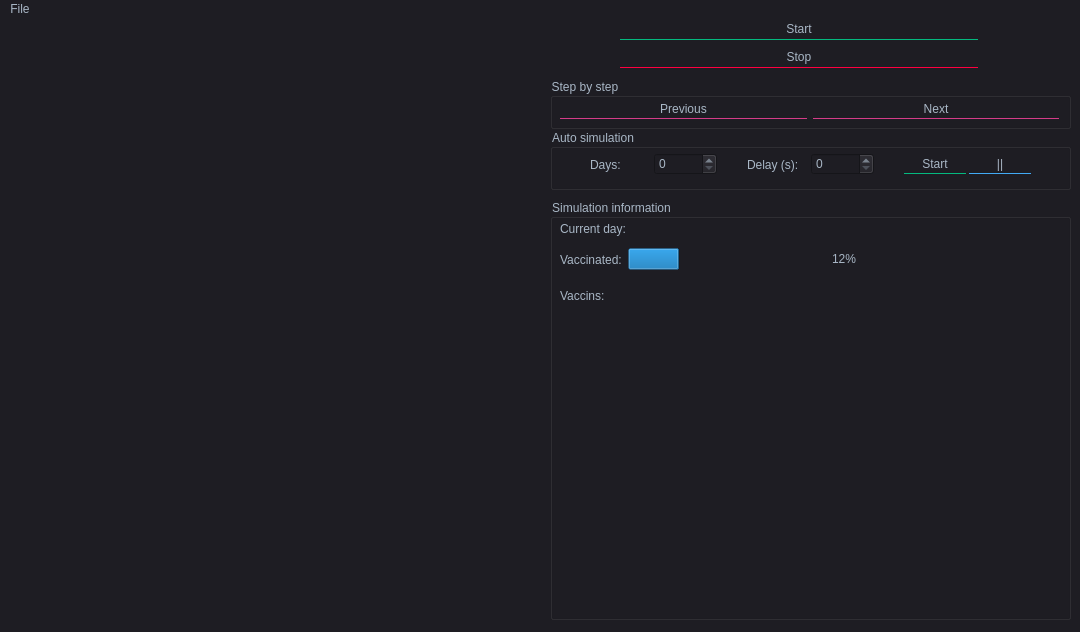
<?xml version="1.0" encoding="UTF-8"?>
<ui version="4.0">
 <class>MainWindow</class>
 <widget class="QMainWindow" name="MainWindow">
  <property name="geometry">
   <rect>
    <x>0</x>
    <y>0</y>
    <width>1080</width>
    <height>632</height>
   </rect>
  </property>
  <property name="windowTitle">
   <string>MainWindow</string>
  </property>
  <property name="styleSheet">
   <string notr="true">	background-color:#1e1d23;</string>
  </property>
  <widget class="QWidget" name="centralwidget">
   <widget class="QLabel" name="labelImage">
    <property name="geometry">
     <rect>
      <x>0</x>
      <y>0</y>
      <width>531</width>
      <height>601</height>
     </rect>
    </property>
    <property name="autoFillBackground">
     <bool>false</bool>
    </property>
    <property name="styleSheet">
     <string notr="true">	color: #a9b7c6;</string>
    </property>
    <property name="frameShape">
     <enum>QFrame::NoFrame</enum>
    </property>
    <property name="frameShadow">
     <enum>QFrame::Plain</enum>
    </property>
    <property name="text">
     <string/>
    </property>
    <property name="wordWrap">
     <bool>false</bool>
    </property>
   </widget>
   <widget class="QGroupBox" name="groupBox">
    <property name="geometry">
     <rect>
      <x>550</x>
      <y>110</y>
      <width>521</width>
      <height>61</height>
     </rect>
    </property>
    <property name="styleSheet">
     <string notr="true">color: #a9b7c6;</string>
    </property>
    <property name="title">
     <string>Auto simulation</string>
    </property>
    <property name="flat">
     <bool>false</bool>
    </property>
    <widget class="QWidget" name="horizontalLayoutWidget_3">
     <property name="geometry">
      <rect>
       <x>40</x>
       <y>20</y>
       <width>441</width>
       <height>31</height>
      </rect>
     </property>
     <layout class="QHBoxLayout" name="horizontalLayout_4">
      <property name="spacing">
       <number>30</number>
      </property>
      <item>
       <layout class="QHBoxLayout" name="horizontalLayout_5">
        <property name="spacing">
         <number>0</number>
        </property>
        <item>
         <widget class="QLabel" name="label_3">
          <property name="styleSheet">
           <string notr="true">color: #a9b7c6;</string>
          </property>
          <property name="text">
           <string>Days:</string>
          </property>
         </widget>
        </item>
        <item>
         <widget class="QSpinBox" name="Days"/>
        </item>
       </layout>
      </item>
      <item>
       <layout class="QHBoxLayout" name="horizontalLayout_7">
        <property name="spacing">
         <number>0</number>
        </property>
        <item>
         <widget class="QLabel" name="label_4">
          <property name="styleSheet">
           <string notr="true">color: #a9b7c6;</string>
          </property>
          <property name="text">
           <string>Delay (s):</string>
          </property>
         </widget>
        </item>
        <item>
         <widget class="QSpinBox" name="Delay"/>
        </item>
       </layout>
      </item>
      <item>
       <layout class="QHBoxLayout" name="horizontalLayout_6">
        <property name="spacing">
         <number>3</number>
        </property>
        <property name="sizeConstraint">
         <enum>QLayout::SetFixedSize</enum>
        </property>
        <item>
         <widget class="QPushButton" name="buttonAutoSimulation">
          <property name="maximumSize">
           <size>
            <width>358</width>
            <height>16777215</height>
           </size>
          </property>
          <property name="autoFillBackground">
           <bool>false</bool>
          </property>
          <property name="styleSheet">
           <string notr="true">	border-style: solid;
	border-top-color: transparent;
	border-right-color: transparent;
	border-left-color: transparent;
	border-bottom-color: #04b97f;
	border-bottom-width: 1px;
	border-style: solid;
	color: #a9b7c6;
	padding: 2px;
	background-color: #1e1d23;</string>
          </property>
          <property name="text">
           <string>Start</string>
          </property>
         </widget>
        </item>
        <item>
         <widget class="QPushButton" name="buttonAutoSimulationPausePlay">
          <property name="enabled">
           <bool>true</bool>
          </property>
          <property name="maximumSize">
           <size>
            <width>358</width>
            <height>16777215</height>
           </size>
          </property>
          <property name="autoFillBackground">
           <bool>false</bool>
          </property>
          <property name="styleSheet">
           <string notr="true">	border-style: solid;
	border-top-color: transparent;
	border-right-color: transparent;
	border-left-color: transparent;
	border-bottom-color: #42aaf5;
	border-bottom-width: 1px;
	border-style: solid;
	color: #a9b7c6;
	padding: 2px;
	background-color: #1e1d23;</string>
          </property>
          <property name="text">
           <string>||</string>
          </property>
          <property name="autoDefault">
           <bool>false</bool>
          </property>
         </widget>
        </item>
       </layout>
      </item>
     </layout>
    </widget>
   </widget>
   <widget class="QGroupBox" name="groupBox_2">
    <property name="geometry">
     <rect>
      <x>550</x>
      <y>59</y>
      <width>521</width>
      <height>51</height>
     </rect>
    </property>
    <property name="styleSheet">
     <string notr="true">color: #a9b7c6;</string>
    </property>
    <property name="title">
     <string>Step by step</string>
    </property>
    <widget class="QWidget" name="layoutWidget">
     <property name="geometry">
      <rect>
       <x>10</x>
       <y>20</y>
       <width>499</width>
       <height>23</height>
      </rect>
     </property>
     <layout class="QHBoxLayout" name="horizontalLayout">
      <item>
       <widget class="QPushButton" name="buttonPrevious">
        <property name="enabled">
         <bool>true</bool>
        </property>
        <property name="autoFillBackground">
         <bool>false</bool>
        </property>
        <property name="styleSheet">
         <string notr="true">	border-style: solid;
	border-top-color: transparent;
	border-right-color: transparent;
	border-left-color: transparent;
	border-bottom-width: 1px;
	border-bottom-color: rgb(212, 60, 136);
	border-style: solid;
	color: #a9b7c6;
	padding: 2px;
	background-color: #1e1d23;</string>
        </property>
        <property name="text">
         <string>Previous</string>
        </property>
       </widget>
      </item>
      <item>
       <widget class="QPushButton" name="buttoNext">
        <property name="enabled">
         <bool>true</bool>
        </property>
        <property name="autoFillBackground">
         <bool>false</bool>
        </property>
        <property name="styleSheet">
         <string notr="true">border-style: solid;
border-top-color: transparent;
border-right-color: transparent;
border-left-color: transparent;
border-bottom-width: 1px;
border-bottom-color: rgb(212, 60, 136);
border-style: solid;
color: #a9b7c6;
padding: 2px;
background-color: #1e1d23;</string>
        </property>
        <property name="text">
         <string>Next</string>
        </property>
       </widget>
      </item>
     </layout>
    </widget>
   </widget>
   <widget class="QPushButton" name="buttonStart">
    <property name="geometry">
     <rect>
      <x>620</x>
      <y>0</y>
      <width>358</width>
      <height>21</height>
     </rect>
    </property>
    <property name="maximumSize">
     <size>
      <width>358</width>
      <height>16777215</height>
     </size>
    </property>
    <property name="autoFillBackground">
     <bool>false</bool>
    </property>
    <property name="styleSheet">
     <string notr="true">	border-style: solid;
	border-top-color: transparent;
	border-right-color: transparent;
	border-left-color: transparent;
	border-bottom-color: #04b97f;
	border-bottom-width: 1px;
	border-style: solid;
	color: #a9b7c6;
	padding: 2px;
	background-color: #1e1d23;</string>
    </property>
    <property name="text">
     <string>Start</string>
    </property>
   </widget>
   <widget class="QPushButton" name="buttonStop">
    <property name="enabled">
     <bool>true</bool>
    </property>
    <property name="geometry">
     <rect>
      <x>620</x>
      <y>28</y>
      <width>358</width>
      <height>21</height>
     </rect>
    </property>
    <property name="autoFillBackground">
     <bool>false</bool>
    </property>
    <property name="styleSheet">
     <string notr="true">	border-style: solid;
	border-top-color: transparent;
	border-right-color: transparent;
	border-left-color: transparent;
	border-bottom-color: #ff0040;
	border-bottom-width: 1px;
	border-style: solid;
	color: #a9b7c6;
	padding: 2px;
	background-color: #1e1d23;</string>
    </property>
    <property name="text">
     <string>Stop</string>
    </property>
   </widget>
   <widget class="QGroupBox" name="groupBox_3">
    <property name="geometry">
     <rect>
      <x>550</x>
      <y>180</y>
      <width>521</width>
      <height>421</height>
     </rect>
    </property>
    <property name="styleSheet">
     <string notr="true">color: #a9b7c6;</string>
    </property>
    <property name="title">
     <string>Simulation information</string>
    </property>
    <widget class="QLabel" name="currentDay">
     <property name="geometry">
      <rect>
       <x>10</x>
       <y>20</y>
       <width>501</width>
       <height>19</height>
      </rect>
     </property>
     <property name="styleSheet">
      <string notr="true">color: #a9b7c6;</string>
     </property>
     <property name="text">
      <string>Current day:</string>
     </property>
    </widget>
    <widget class="QWidget" name="horizontalLayoutWidget">
     <property name="geometry">
      <rect>
       <x>10</x>
       <y>40</y>
       <width>501</width>
       <height>41</height>
      </rect>
     </property>
     <layout class="QHBoxLayout" name="horizontalLayout_2">
      <item>
       <widget class="QLabel" name="label">
        <property name="styleSheet">
         <string notr="true">color: #a9b7c6;</string>
        </property>
        <property name="text">
         <string>Vaccinated:</string>
        </property>
       </widget>
      </item>
      <item>
       <widget class="QProgressBar" name="progressBarVaccinated">
        <property name="sizePolicy">
         <sizepolicy hsizetype="Expanding" vsizetype="Fixed">
          <horstretch>0</horstretch>
          <verstretch>0</verstretch>
         </sizepolicy>
        </property>
        <property name="sizeIncrement">
         <size>
          <width>0</width>
          <height>0</height>
         </size>
        </property>
        <property name="baseSize">
         <size>
          <width>0</width>
          <height>0</height>
         </size>
        </property>
        <property name="cursor">
         <cursorShape>ArrowCursor</cursorShape>
        </property>
        <property name="acceptDrops">
         <bool>false</bool>
        </property>
        <property name="autoFillBackground">
         <bool>false</bool>
        </property>
        <property name="styleSheet">
         <string notr="true">	text-align: center;
	color: #a9b7c6;
	background-color: transparent;
	border-style: inset;
	border-color: transparant;

</string>
        </property>
        <property name="value">
         <number>12</number>
        </property>
        <property name="alignment">
         <set>Qt::AlignCenter</set>
        </property>
        <property name="textVisible">
         <bool>true</bool>
        </property>
        <property name="orientation">
         <enum>Qt::Horizontal</enum>
        </property>
        <property name="invertedAppearance">
         <bool>false</bool>
        </property>
        <property name="textDirection">
         <enum>QProgressBar::TopToBottom</enum>
        </property>
        <property name="format">
         <string>%p%</string>
        </property>
       </widget>
      </item>
     </layout>
    </widget>
    <widget class="QWidget" name="horizontalLayoutWidget_2">
     <property name="geometry">
      <rect>
       <x>10</x>
       <y>90</y>
       <width>501</width>
       <height>131</height>
      </rect>
     </property>
     <layout class="QHBoxLayout" name="horizontalLayout_3">
      <item>
       <widget class="QLabel" name="label_2">
        <property name="sizePolicy">
         <sizepolicy hsizetype="Preferred" vsizetype="Preferred">
          <horstretch>0</horstretch>
          <verstretch>0</verstretch>
         </sizepolicy>
        </property>
        <property name="styleSheet">
         <string notr="true">color: #a9b7c6;</string>
        </property>
        <property name="text">
         <string>Vaccins:</string>
        </property>
        <property name="alignment">
         <set>Qt::AlignLeading|Qt::AlignLeft|Qt::AlignTop</set>
        </property>
       </widget>
      </item>
      <item>
       <widget class="QListView" name="listView">
        <property name="styleSheet">
         <string notr="true">	border-style: solid;
	border-top-color: transparant;
	border-right-color: transparant;
	border-left-color: transparent;
	border-bottom-color: transparant;
	border-style: solid;
	color: #a9b7c6;
	padding: 2px;
	background-color: #1e1d23;</string>
        </property>
       </widget>
      </item>
     </layout>
    </widget>
    <widget class="QTextEdit" name="textEdit">
     <property name="geometry">
      <rect>
       <x>10</x>
       <y>230</y>
       <width>501</width>
       <height>181</height>
      </rect>
     </property>
     <property name="styleSheet">
      <string notr="true">	selection-background-color:#007b50;
	background-color:#1e1d23;
	border-style: solid;
	border-top-color: transparent;
	border-right-color: transparent;
	border-left-color: transparent;
	border-bottom-color: transparent;
	color: #a9b7c6;</string>
     </property>
    </widget>
   </widget>
  </widget>
  <widget class="QMenuBar" name="menubar">
   <property name="geometry">
    <rect>
     <x>0</x>
     <y>0</y>
     <width>1080</width>
     <height>26</height>
    </rect>
   </property>
   <property name="styleSheet">
    <string notr="true">background-color: #1e1d23;
color: #a9b7c6;</string>
   </property>
   <widget class="QMenu" name="menuFile">
    <property name="styleSheet">
     <string notr="true">background-color: #1e1d23;</string>
    </property>
    <property name="title">
     <string>File</string>
    </property>
    <widget class="QMenu" name="menuClear">
     <property name="title">
      <string>Clear</string>
     </property>
     <addaction name="action_ini"/>
     <addaction name="action_bmp"/>
    </widget>
    <addaction name="actionOpen"/>
    <addaction name="menuClear"/>
    <addaction name="actionExport_as_mp4"/>
   </widget>
   <addaction name="menuFile"/>
  </widget>
  <action name="actionOpen">
   <property name="text">
    <string>Open</string>
   </property>
   <property name="shortcut">
    <string>Ctrl+O</string>
   </property>
  </action>
  <action name="action_ini">
   <property name="text">
    <string>*.ini</string>
   </property>
  </action>
  <action name="action_bmp">
   <property name="text">
    <string>*.bmp</string>
   </property>
  </action>
  <action name="actionExport_as_mp4">
   <property name="text">
    <string>Export as mp4</string>
   </property>
  </action>
 </widget>
 <resources/>
 <connections/>
</ui>
